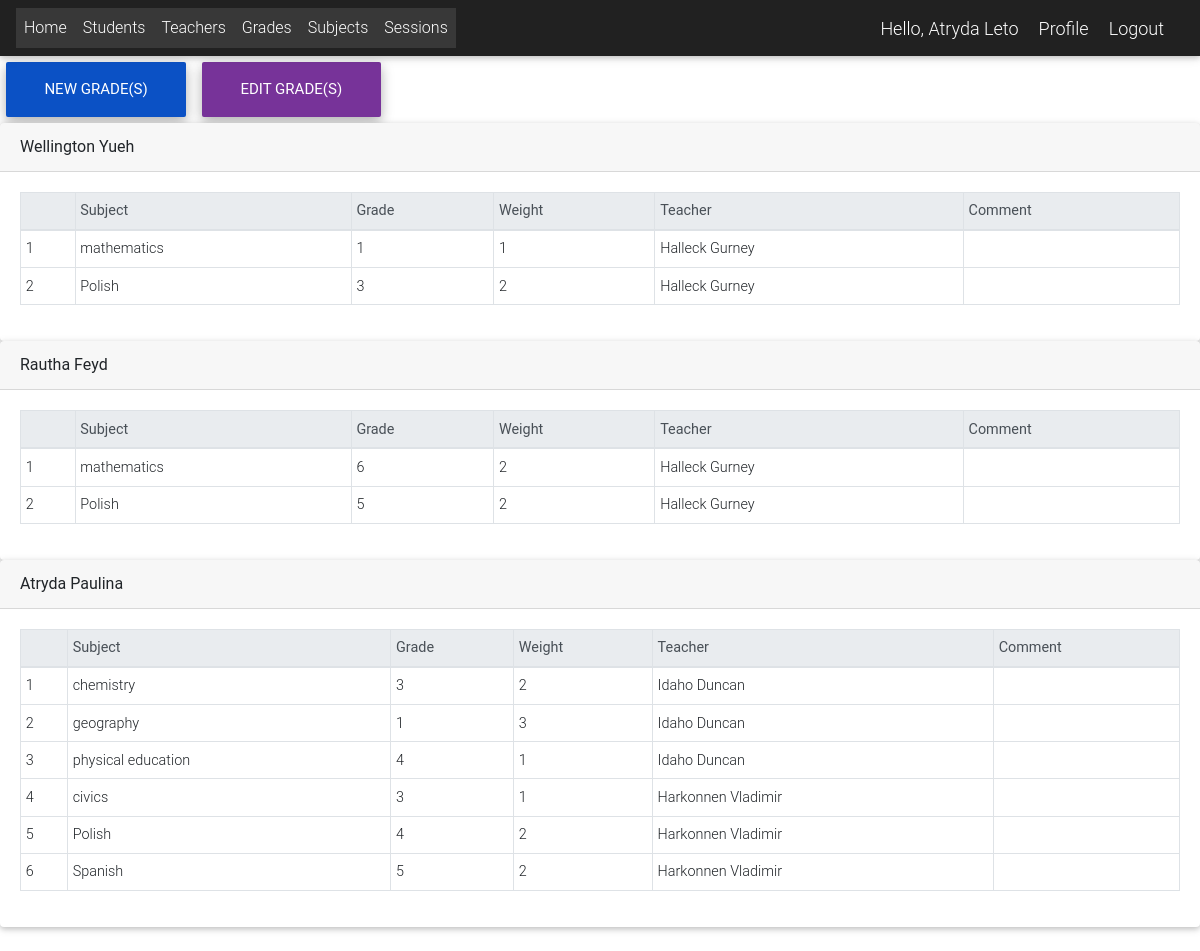
The page /grades_list (signed in) on the database its author committed.
### app/models.py (models this page shows, shortened)
class User(AbstractUser):
    is_student = models.BooleanField(default=False)
    is_teacher = models.BooleanField(default=False)
    is_director = models.BooleanField(default=False)
    phone = models.CharField(max_length=60, blank=True, null=True)
    address = models.CharField(max_length=60, blank=True, null=True)
    email = models.EmailField(blank=True, null=True)
    username_validator = ASCIIUsernameValidator()
    def get_full_name(self):
        full_name = self.username
        if self.first_name and self.last_name:
            full_name = self.last_name + " " + self.first_name
        return full_name

class Student(models.Model):
    user = models.OneToOneField(User, on_delete=models.CASCADE)
    id_number = models.CharField(max_length=20, unique=True)
    students_class = models.CharField(choices=BRANCH, max_length=1, blank=True, null=True)
    year = models.CharField(choices=YEAR, max_length=1, blank=True, null=True)

class Grade(models.Model):
    student = models.ForeignKey(Student, on_delete=models.SET_NULL, null=True)
    teacher = models.ForeignKey(Teacher, on_delete=models.SET_NULL, null=True)
    subject = models.ForeignKey(Subject, on_delete=models.SET_NULL, null=True)
    date = models.DateField(blank=True, null=True)
    grade = models.CharField(choices=GRADE, max_length=1, blank=True)
    weight = models.CharField(choices=WEIGHT, max_length=1, blank=True)
    comment = models.CharField(max_length=200, blank=True)

class Subject(models.Model):
    subjectName = models.CharField(choices=SUBJECTS, max_length=200)
    subjectCode = models.CharField(max_length=200, unique=True)
    teacher = models.ForeignKey(Teacher, on_delete=models.SET_NULL, null=True)
    classroom = models.IntegerField(unique=False, null=True)
    description = models.TextField(max_length=200, blank=True)
    day = models.CharField(choices=DAY, max_length=200)
    number = models.CharField(choices=NUMBER, max_length=200)
    session = models.ForeignKey(Session, on_delete=models.SET_NULL, null=True)
    semester = models.CharField(choices=SEMESTER, max_length=200)
    branch = models.CharField(choices=BRANCH, max_length=1, blank=True, null=True)
    year = models.CharField(choices=YEAR, max_length=1, blank=True, null=True)

class Teacher(models.Model):
    user = models.OneToOneField(User, on_delete=models.CASCADE)

### app/views.py (the view)
# urls.py: path("grades_list", GradeListView.as_view(), name="grades_list"),
class GradeListView(View):
    def get(self, request, *args, **kwargs):
        grades = Grade.objects.all()
        if request.user.is_director or request.user.is_superuser:
            grades = Grade.objects.all()
        elif request.user.is_teacher:
            grades = Grade.objects.filter(teacher=request.user.teacher)
        elif request.user.is_student:
            grades = Grade.objects.filter(student=request.user.student)
        bulk = {}
        for grade in grades:
            subjects = []
            for subject in grades:
                if subject.student == grade.student:
                    subjects.append(subject)
            bulk[grade.student.id] = {
                "student": grade.student,
                "subjects": subjects,
            }
        context = {"results": bulk}
        return render(request, "grades/grades_list.html", context)

### templates/grades/grades_list.html
{% extends 'Links.html' %}
{% block content %}
    {% block fullcard %}
        {% if request.user.is_teacher or request.user.is_superuser %}
            {% if request.user.is_teacher %}
                <a href="{% url 'add_grade' %}" class="btn btn-primary btn-lg active" role="button" aria-pressed="true">New
                    grade(s)</a>
                <a href="{% url 'edit_grades' %}" class="btn btn-secondary btn-lg active" role="button"
                   aria-pressed="true">Edit grade(s)</a>
            {% endif %}
        {% endif %}
        {% for key, result in results.items %}
            <div class="card">
                <div class="card-header">
                    {{ result.student.user.get_full_name }}
                </div>
                <div class="card-body">
                    <table class="table table-bordered table-sm">
                        <thead class="thead-light">
                        <tr>
                            <th></th>
                            <th>Subject</th>
                            <th>Grade</th>
                            <th>Weight</th>
                            <th>Teacher</th>
                            <th>Comment</th>
                        </tr>
                        </thead>
                        <tbody>
                        {% for subject in result.subjects %}
                            <tr>
                                <td>{{ forloop.counter }}</td>
                                <td>{{ subject.subject.subjectName }}</td>
                                <td>{{ subject.grade }}</td>
                                <td>{{ subject.weight }}</td>
                                <td>{{ subject.teacher.user.get_full_name }}</td>
                                <td>{{ subject.comment }}</td>
                            </tr>
                        {% endfor %}
                        </tbody>
                    </table>
                </div>
            </div>
        {% endfor %}
    {% endblock fullcard %}
{% endblock content %}

### templates/navbar.html (shortened to what this page needs)
{% load static %}
<nav class="navbar navbar-expand-lg navbar-dark bg-dark">
    <div class="collapse navbar-collapse" id="navbarNav">
        {% if request.user.is_authenticated %}
            <ul class="navbar-nav">
                <li class="nav-item active">
                    <a class="nav-link" href="{% url 'home' %}">Home</a>
                </li>
                <li class="nav-item active">
                    <a class="nav-link" href="{% url 'student_list' %}">Students</a>
                </li>
                <li class="nav-item active">
                    <a class="nav-link" href="{% url 'teacher_list' %}">Teachers</a>
                </li>
                <li class="nav-item active">
                    <a class="nav-link" href="{% url 'grades_list' %}">Grades</a>
                </li>
                <li class="nav-item active">
                    <a class="nav-link" href="{% url 'subject_list' %}">Subjects</a>
                    {% if  request.user.is_superuser or request.user.is_director %}
                        </li>
                        <li class="nav-item active">
                        <a class="nav-link" href="{% url 'session_list' %}">Sessions</a>
                    {% endif %}
            </ul>
            </div>
            <span class="greet">Hello, {{ request.user.get_full_name }}</span>
            <span><a class="greet" href="{% url 'profile' %}">Profile</a></span>
            <span><a class="greet" href="{% url 'logout' %}">Logout</a></span>
        {% endif %}
</nav>

### templates/navbar.html (style rules this page uses)
.greet { font-size: 18px; color: #fff; margin-right: 20px; }

### rows shown on the page
User: user.get_full_name "Atryda Leto"
Student: student.user.get_full_name "Wellington Yueh"
Grade: subject.subjectName "mathematics", grade "1", weight "1", teacher.user.get_full_name "Halleck Gurney"
Grade: subject.subjectName "Polish", grade "3", weight "2", teacher.user.get_full_name "Halleck Gurney"
Student: student.user.get_full_name "Rautha Feyd"
Grade: subject.subjectName "mathematics", grade "6", weight "2", teacher.user.get_full_name "Halleck Gurney"
Grade: subject.subjectName "Polish", grade "5", weight "2", teacher.user.get_full_name "Halleck Gurney"
Student: student.user.get_full_name "Atryda Paulina"
Grade: subject.subjectName "chemistry", grade "3", weight "2", teacher.user.get_full_name "Idaho Duncan"
Grade: subject.subjectName "geography", grade "1", weight "3", teacher.user.get_full_name "Idaho Duncan"
Grade: subject.subjectName "physical education", grade "4", weight "1", teacher.user.get_full_name "Idaho Duncan"
Grade: subject.subjectName "civics", grade "3", weight "1", teacher.user.get_full_name "Harkonnen Vladimir"
Grade: subject.subjectName "Polish", grade "4", weight "2", teacher.user.get_full_name "Harkonnen Vladimir"
Grade: subject.subjectName "Spanish", grade "5", weight "2", teacher.user.get_full_name "Harkonnen Vladimir"
